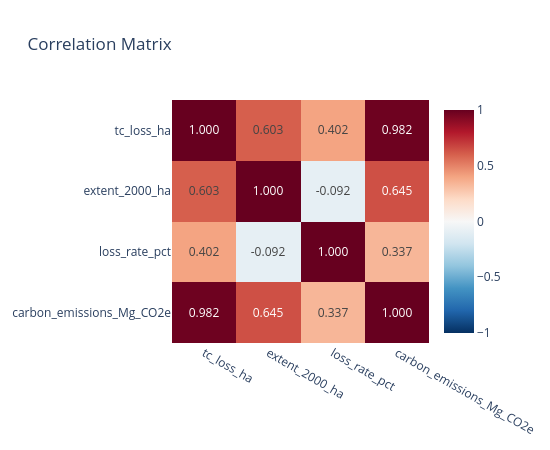

The code cell stored with this chart in its notebook:
### Markdown cell above
### 4.9  Correlation Matrix

### Code cell
num_cols = ['tc_loss_ha', 'extent_2000_ha', 'loss_rate_pct']
if 'carbon_emissions_Mg_CO2e' in processed.columns:
    num_cols.append('carbon_emissions_Mg_CO2e')
corr = processed[num_cols].corr()
fig = px.imshow(corr, text_auto='.3f', aspect='auto',
                title='Correlation Matrix', color_continuous_scale='RdBu_r', zmin=-1, zmax=1)
fig.update_layout(height=450, width=550)
fig.show()

### Figure 1 — Plotly figure (JSON) as saved in the notebook; plotly's stock layout.template omitted (floating-point values rounded to 4 significant figures)
{"data": [{"coloraxis": "coloraxis", "hovertemplate": "x: %{x}<br>y: %{y}<br>color: %{z}<extra></extra>", "name": "0", "texttemplate": "%{z:.3f}", "type": "heatmap", "x": ["tc_loss_ha", "extent_2000_ha", "loss_rate_pct", "carbon_emissions_Mg_CO2e"], "xaxis": "x", "y": ["tc_loss_ha", "extent_2000_ha", "loss_rate_pct", "carbon_emissions_Mg_CO2e"], "yaxis": "y", "z": [[1.0, 0.6026, 0.4016, 0.9816], [0.6026, 1.0, -0.09189, 0.6454], [0.4016, -0.09189, 1.0, 0.3366], [0.9816, 0.6454, 0.3366, 1.0]]}], "layout": {"coloraxis": {"autocolorscale": false, "cmax": 1, "cmin": -1, "colorscale": [[0, "rgb(5,48,97)"], [0.1, "rgb(33,102,172)"], [0.2, "rgb(67,147,195)"], [0.3, "rgb(146,197,222)"], [0.4, "rgb(209,229,240)"], [0.5, "rgb(247,247,247)"], [0.6, "rgb(253,219,199)"], [0.7, "rgb(244,165,130)"], [0.8, "rgb(214,96,77)"], [0.9, "rgb(178,24,43)"], [1, "rgb(103,0,31)"]]}, "height": 450, "title": {"text": "Correlation Matrix"}, "width": 550, "xaxis": {"anchor": "y", "domain": [0, 1]}, "yaxis": {"anchor": "x", "autorange": "reversed", "domain": [0, 1]}}}
